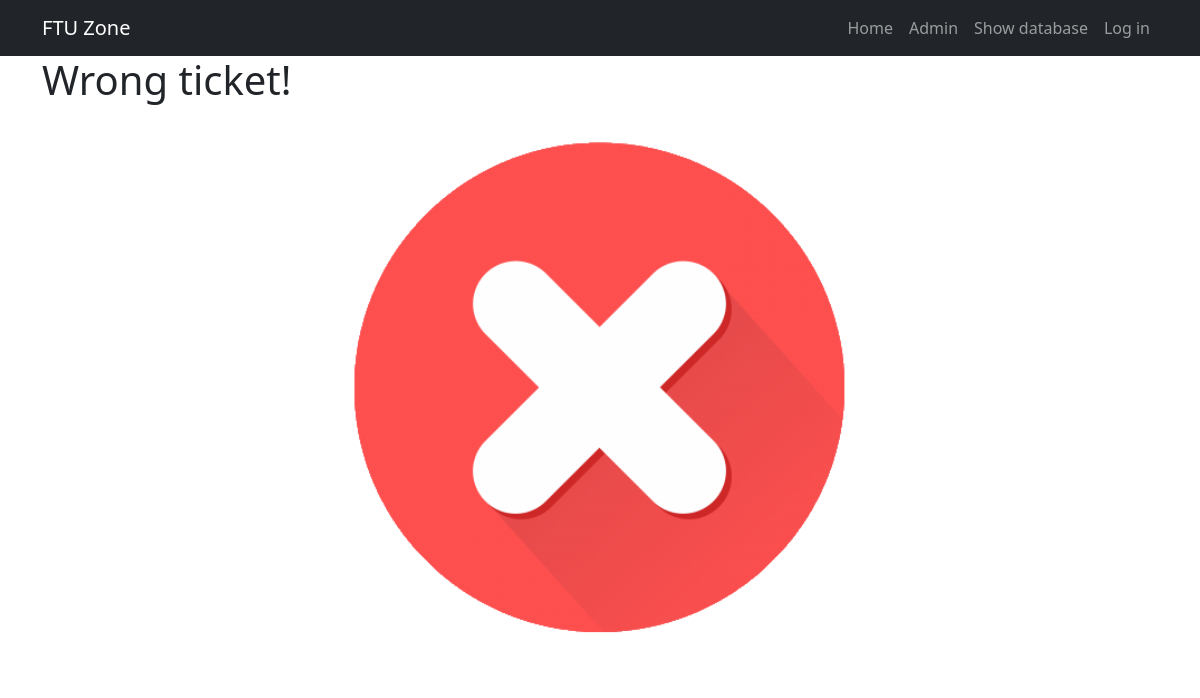
Before: /app/scan/0cbe5a5f40e14b3581080d597fe9149d/ with the older database file.
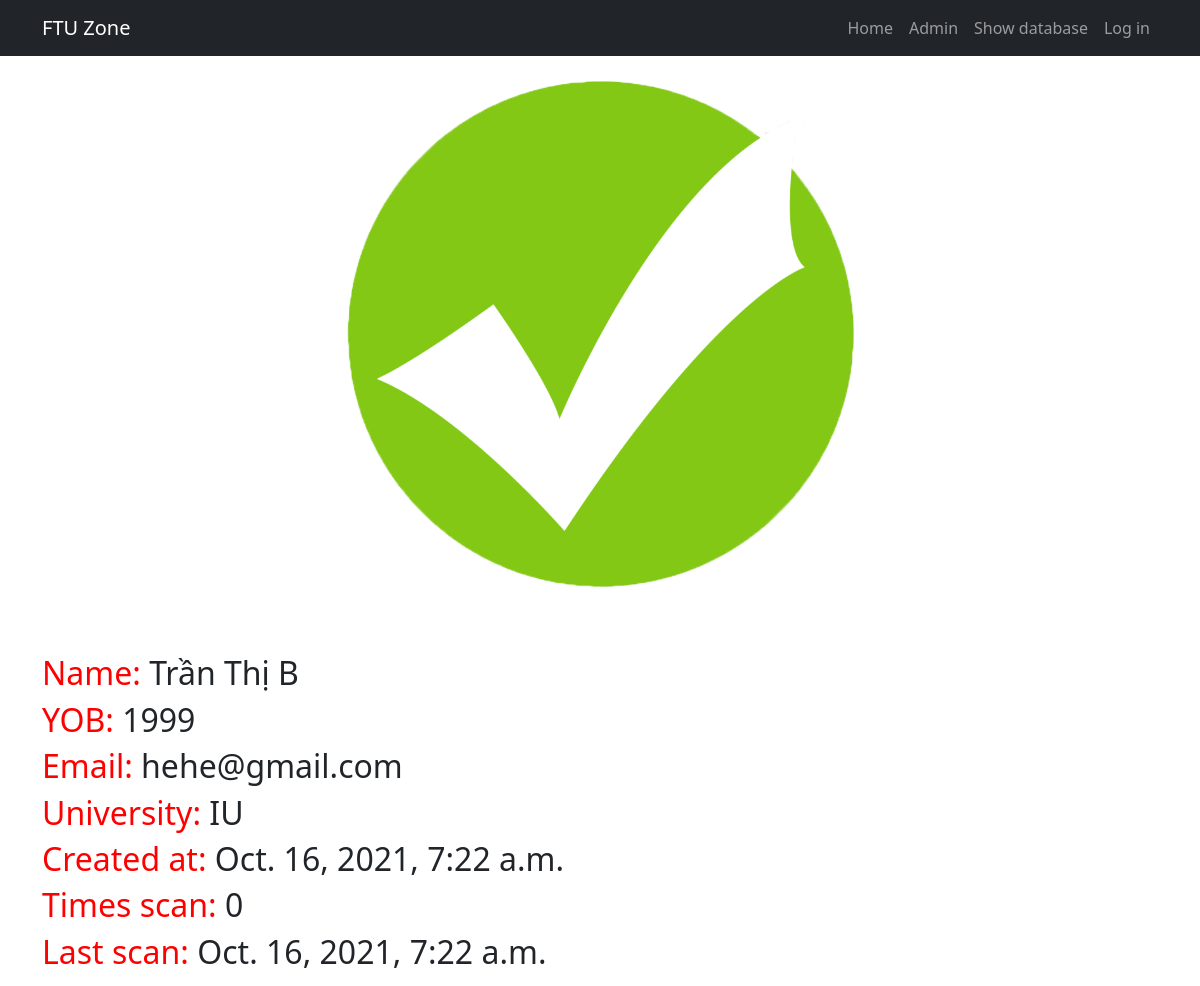
After: the same page with the newer database file.
### checkapp/models.py (models this page shows, shortened)
class Customers(models.Model):
  user_id = models.UUIDField(primary_key=True, default=uuid.uuid4, editable=False)
  name = models.CharField(max_length=256)
  CardId = models.CharField(max_length=20, blank=True)
  YearofBirth = models.CharField(blank=True, max_length=4)
  email = models.EmailField(default="@gmail.com")
  phone = models.CharField(max_length=15, blank=True)
  school = models.CharField(max_length=256)
  created_time = models.DateTimeField(default=datetime.now, editable=False)
  times_of_scan = models.IntegerField(default=0, editable=False)
  last_scanned = models.DateTimeField(default=datetime.now, editable=False)

### checkapp/views.py (the view)
# urls.py: path('scan/<slug:id>/', views.scan, name="scan"),
def scan(req, id):
  checkFirsttime = False
  try:
    result = get_object_or_404(Customers, user_id = id)
    if result.times_of_scan == 0:
      checkFirsttime = True
    new_times = result.times_of_scan + 1
    new_scan_date = datetime.today()
    Customers.objects.filter(user_id = id).update(times_of_scan = new_times, last_scanned = new_scan_date)
  except:
    result = None
  return render(req, "checkapp/scan.html", {"th_data": result, "th_check": checkFirsttime})

### templates/checkapp/scan.html
<!DOCTYPE html>
{% extends "checkapp/base.html" %}
{% load static %}
{% block body_block %}
  {% if th_data == None %}
    <h1>Wrong ticket!</h1>
    <img src="{% static 'images/wrong.png' %}" class="scan-img" alt="">
  {% else %}
    {% if th_check %}
      <img src="{% static 'images/tick.png' %}" alt="" class="scan-img">
    {% else %}
      <img src="{% static 'images/warning.png' %}" alt="" class="scan-img">
    {% endif %}
    <div class="scan-info">
      <h2><span class = "scan-attr">Name:</span> {{ th_data.name }}</h2>
      <h2><span class = "scan-attr">YOB:</span> {{ th_data.YearofBirth }}</h2>
      <h2><span class = "scan-attr">Email:</span> {{ th_data.email }}</h2>
      <h2><span class = "scan-attr">University:</span> {{ th_data.school }}</h2>
      <h2><span class = "scan-attr">Created at:</span> {{ th_data.created_time }}</h2>
      <h2><span class = "scan-attr">Times scan:</span> {{ th_data.times_of_scan }}</h2>
      <h2><span class = "scan-attr">Last scan:</span> {{ th_data.last_scanned }}</h2>
    </div>
  {% endif %}
{% endblock %}

Changed rows visible on the page:
added Customers: name "Trần Thị B", YearofBirth "1999", email "hehe@gmail.com", school "IU", created_time "Oct. 16, 2021, 7:22 a.m.", times_of_scan "0", last_scanned "Oct. 16, 2021, 7:22 a.m."
Other visible differences:
text no longer shown: "Wrong ticket!"
text now shown: "Name: YOB: Email: University: Created at: Times scan: Last scan:"
